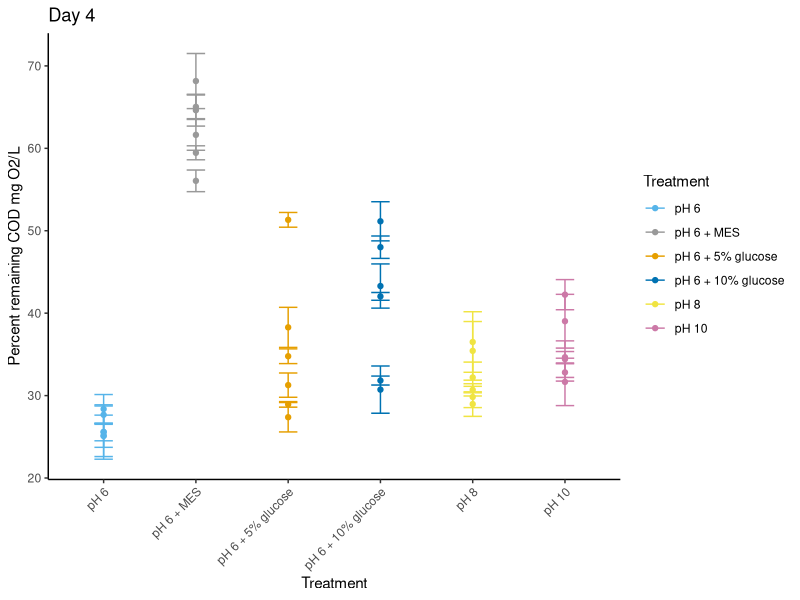
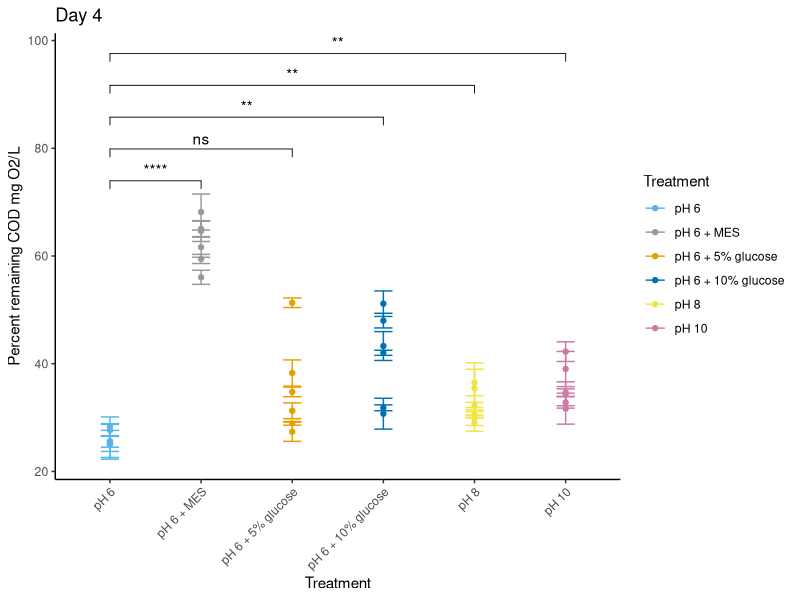

These figures' R source, in order:
## ---- chunk 1
knitr::opts_chunk$set(echo = TRUE)
## ---- chunk 2
#Donny Hoang
#3.20.2020
#Graphing COD data

## if the packages are not installed, use these commands to install them
#install.packages('ggpubr')
#install.packages('ggplot2')
#install.packages('dplyr')
#install.packages('reshape2')
library(ggplot2)
library(ggpubr)
library(dplyr)
library(reshape2)


data<-read.csv("COD_day4_percent.csv",header=TRUE)

## ---- chunk 3
head(data)
summary(data)
## ---- chunk 4
data<-melt(data,id=c("Sample","Treatment","replicate","day"))

head(data) ## take a peak at the new data
## ---- chunk 5
data<-data %>%
  group_by(Treatment,replicate) %>%
  summarise(count=n(),
            mean=mean(value),
            sd=sd(value))

head(data) #take a peak at the data
## ---- chunk 6
palette <-c( "#56B4E9", "#999999","#E69F00","#0072B2", "#F0E442","#CC79A7") #does this code look similar to something you've seen before?

data$Treatment<-factor(data$Treatment, levels = c("pH 6","pH 6 + MES","pH 6 + 5% glucose",
                                                  "pH 6 + 10% glucose","pH 8","pH 10"))
## ---- chunk 7
plot <-ggplot(data,aes(x=Treatment,y=mean,color=Treatment))+ #initialize the graph
  geom_point()+ #add points
  scale_colour_manual(values=palette) + #specify colors
  geom_errorbar(aes(ymin=mean-sd,ymax=mean+sd),width=.2, position=position_dodge(.05))+ #add error bars
  labs(title="Day 4", y = "Percent remaining COD mg O2/L") + #add labels
  theme_classic() + #make it pretty
  theme(axis.text.x=element_text(angle=45,hjust=1)) #rotate x-axis labels so they don't overlap

plot
## ---- chunk 8
my_comparisons<-list(c("pH 6", "pH 6 + MES"), c("pH 6", "pH 6 + 5% glucose"), c("pH 6", "pH 6 + 10% glucose"), c("pH 6", "pH 8"),  c("pH 6", "pH 10"))

plot <-ggplot(data,aes(x=Treatment,y=mean,color=Treatment))+
  geom_point()+ 
  scale_colour_manual(values=palette) + 
  geom_errorbar(aes(ymin=mean-sd,ymax=mean+sd),width=.2, position=position_dodge(.05))+ 
  labs(title="Day 4", y = "Percent remaining COD mg O2/L") +
  theme_classic() + 
  theme(axis.text.x=element_text(angle=45,hjust=1)) +
  stat_compare_means(comparisons=my_comparisons,method="t.test", label="p.signif") #adding significance

plot
## ---- chunk 9

## ---- chunk 10

